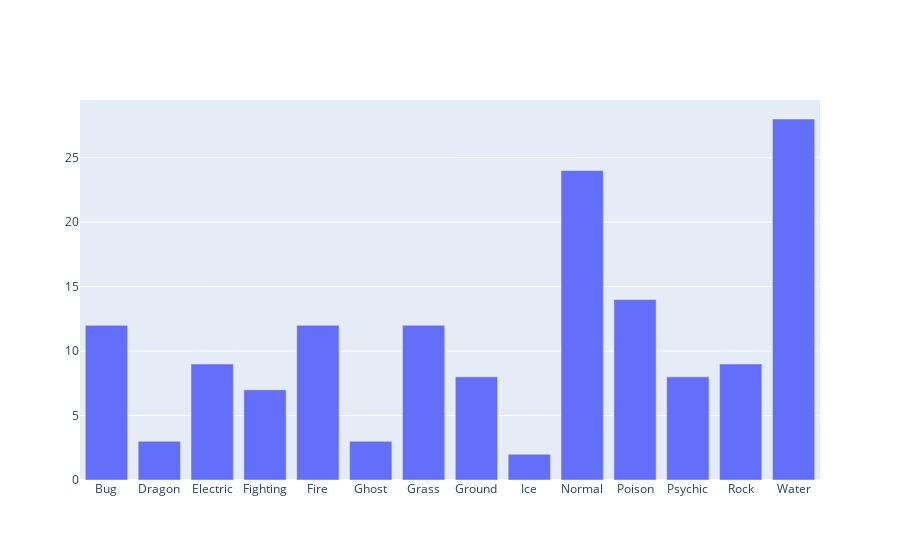

This figure's notebook cell:
### Code cell
fig1 = go.Figure(data=[go.Bar(x=typegroup.index, y=typegroup.values)])

fig1.show()

### Figure 1 — Plotly figure (JSON) as saved in the notebook; plotly's stock layout.template omitted (floating-point values rounded to 4 significant figures)
{"data": [{"type": "bar", "x": ["Bug", "Dragon", "Electric", "Fighting", "Fire", "Ghost", "Grass", "Ground", "Ice", "Normal", "Poison", "Psychic", "Rock", "Water"], "y": [12, 3, 9, 7, 12, 3, 12, 8, 2, 24, 14, 8, 9, 28]}], "layout": {}}
